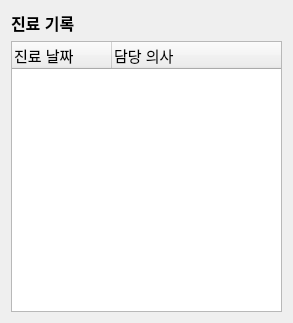
<?xml version="1.0" encoding="UTF-8"?>
<ui version="4.0">
 <class>MedicalRecordManager</class>
 <widget class="QWidget" name="MedicalRecordManager">
  <property name="geometry">
   <rect>
    <x>0</x>
    <y>0</y>
    <width>293</width>
    <height>323</height>
   </rect>
  </property>
  <property name="windowTitle">
   <string>Form</string>
  </property>
  <layout class="QGridLayout" name="gridLayout">
   <item row="0" column="0">
    <layout class="QVBoxLayout" name="verticalLayout">
     <item>
      <widget class="QLabel" name="label_7">
       <property name="font">
        <font>
         <pointsize>12</pointsize>
         <bold>true</bold>
        </font>
       </property>
       <property name="text">
        <string>진료 기록</string>
       </property>
      </widget>
     </item>
     <item>
      <widget class="QTreeWidget" name="recordTreeWidget">
       <column>
        <property name="text">
         <string>진료 날짜</string>
        </property>
        <property name="font">
         <font>
          <pointsize>11</pointsize>
         </font>
        </property>
       </column>
       <column>
        <property name="text">
         <string>담당 의사</string>
        </property>
        <property name="font">
         <font>
          <pointsize>11</pointsize>
         </font>
        </property>
       </column>
      </widget>
     </item>
    </layout>
   </item>
  </layout>
 </widget>
 <resources/>
 <connections/>
</ui>
